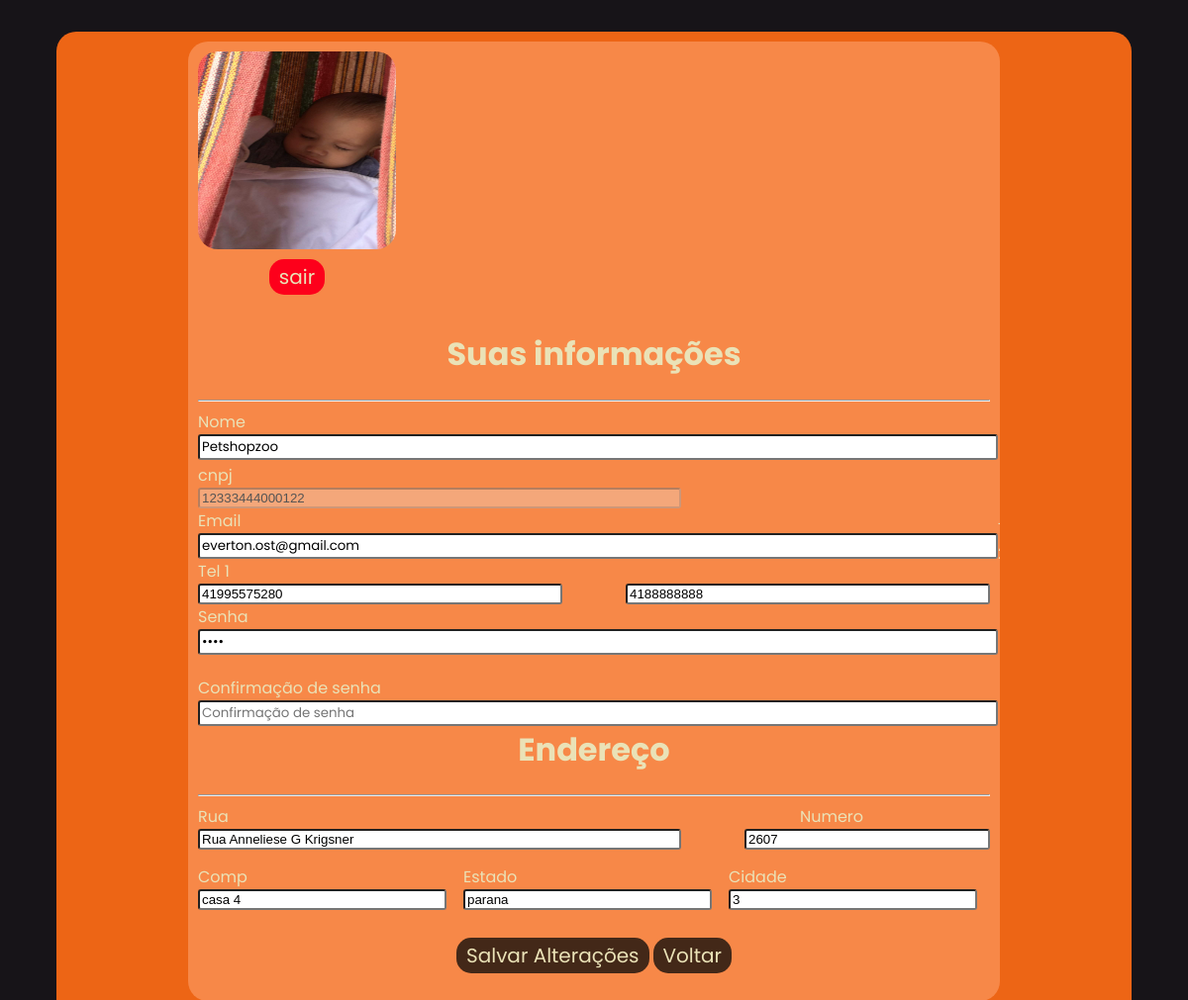
Page /petshop/detalhesperfil_petshop.php (signed in) on the committed database.
### tables this page shows
CREATE TABLE `petshops` (
  `id_petshop` int(11) NOT NULL,
  `nome_petshop` varchar(220) NOT NULL,
  `foto_petshop` varchar(220) NOT NULL,
  `cnpj_petshop` varchar(220) NOT NULL,
  `email_petshop` varchar(220) DEFAULT NULL,
  `telefone1_petshop` varchar(220) NOT NULL,
  `telefone2_petshop` varchar(220) DEFAULT NULL,
  `senha_petshop` varchar(220) NOT NULL,
  `confirm_senha_petshop` varchar(220) NOT NULL,
  `rua_petshop` varchar(220) NOT NULL,
  `numero_petshop` varchar(220) NOT NULL,
  `complemento_petshop` varchar(220) DEFAULT NULL,
  `estado_petshop` varchar(220) NOT NULL,
  `cidade_petshop` varchar(220) NOT NULL,
  `status_petshop` int(1) NOT NULL
);

### petshop/detalhesperfil_petshop.php (the view, shortened to what this page needs)
<?php
$usuario_id = $_SESSION['usuario_id'];
include("../conexao.php");
$usuarioId = $_SESSION['usuario_id'];
$queryFoto = $conn->prepare("SELECT foto_petshop FROM petshops WHERE id_petshop = :usuario_id");
$queryFoto->bindParam(":usuario_id", $usuarioId);
$queryFoto->execute();
$fotoUsuario = "";
if ($queryFoto->rowCount() > 0) {
    $rowFoto = $queryFoto->fetch(PDO::FETCH_ASSOC);
    $fotoUsuario = $rowFoto['foto_petshop'];
}
$sql = "SELECT * FROM petshops WHERE id_petshop = :usuario_id";
$stmt = $conn->prepare($sql);
$stmt->bindParam(':usuario_id', $usuario_id);
$stmt->execute();
if ($stmt->rowCount() > 0) {
    $row = $stmt->fetch(PDO::FETCH_ASSOC);
    $nome = $row['nome_petshop'];
    $cnpj = $row['cnpj_petshop'];
    $email = $row['email_petshop'];
    $tel1 = $row['telefone1_petshop'];
    $tel2 = $row['telefone2_petshop'];
    $rua = $row['rua_petshop'];
    $numero = $row['numero_petshop'];
    $comp = $row['complemento_petshop'];
    $estado = $row['estado_petshop'];
    $cidade = $row['cidade_petshop'];
    $senha = $row['senha_petshop'];
} else {
    echo "Nenhum resultado encontrado";
}
?>
<!DOCTYPE html>
<html lang="en">
<head>
    <link rel="stylesheet" href="../estilos/detalhesperfil.css">
</head>
<body>
    <div class="fundo">
        <div class="perfil">
         <div class="ajustarfotonaesquerda">
            <img src="<?php echo $fotoUsuario; ?>" alt="foto de perfil" class="fotodeperfil">
            <form action="indexpetshop.php" method="get">
                        <div class="ajustebotoes">
                    <a href="logout.php">
                    <button class="sair" type="submit">sair</button></a>
                        </div>
                </form>
            </div>
            <div class="formulario">
                    <h1>Suas informações</h1>
                <hr>
                <form action="" method="post">
                <label class="inputnome" for=""><text>Nome </text></label><br>
                <input class="inputnome" type="text" name="novo_nome" value="<?php echo $nome; ?>"><br><br>
                <label class="input" for=""><text>cnpj </text></label>
                <input class="input" type="text" value="<?php echo $cnpj; ?>" disabled>
                <label class="inputnome" for=""><text>Email </text></label><br>
                <input class="inputnome" type="text" name="novo_email" value="<?php echo $email; ?>"><br><br>
                <label class="input" for=""><text>Tel 1 </text></label>
                <input class="telefone1" type="text" name="novo_tel1" value="<?php echo $tel1; ?>">
                <label for=""><text>Tel 2 </text></label>
                <input class="telefone2" type="text" name="novo_tel2" value="<?php echo $tel2; ?>"><br><br>
                <label class="inputnome" for=""><text>Senha </text></label><br>
                <input class="inputnome" type="password" name="novo_password" value="<?php echo $senha; ?>" ><br><br><br>
                <label class="inputnome" for=""><text>Confirmação de senha </text></label><br>
                <input class="inputnome" type="password" name="confirmacao_senha" placeholder="Confirmação de senha">
                    <h1>Endereço</h1>
                <hr>
                <label class="input" for=""><text>Rua </text></label>
                <input class="input" type="text" name = "novo_rua" value="<?php echo $rua; ?>" >
                <label for=""><text class="text1">Numero </text></label>
                <input class="inputcenter" type="text" name="novo_numero" value="<?php echo $numero; ?>"><br><br>
                <div class="alinhar">
                <div class="left">
                    <label for=""><text>Comp </text></label>
                    <input class="tamanho" type="text" name="novo_comp" value="<?php echo $comp; ?>">
                 </div>
                 <div class="center">
                    <label for=""><text>Estado </text></label>
                    <input class="tamanho" type="text" name="novo_estado" value="<?php echo $estado; ?>">
                </div>
                <div class="right">
                    <label for=""><text>Cidade </text></label>
                        <input class="tamanho" type="text" name="novo_cidade" value="<?php echo $cidade; ?>">
                </div>
            </div>
                <br>
                <button class="mais" type="submit">Salvar Alterações</button>
                <a href="indexpetshop.php">
                <button class="mais" type="button">Voltar</button></a><br><br>
            </form>
        </div>
    </div>
</body>
</html>

### estilos/detalhesperfil.css (style rules this page uses)
:root { --fundo: #171418; --meio: #ED6515; --sobrepor: #f78848; --botoes: #432818; --corfonte: #EAE2B7; --fonte: 'Poppins', sans-serif; --textosgerais: #F9F8F9; --botaosair: #fd001b; --botaosairhover: #8b0000; --hoverbotao: #EAE2B7; --hoverfonte: #171418; box-sizing: border-box; }
body { background-color: var(--fundo); display: flex; align-items: center; justify-content: center; }
.fundo { margin-top: 2%; max-width: 2000px; width: 90%; height: auto; overflow: hidden; background-color: var(--meio); border-radius: 20px; text-align: center; padding: 10px; min-height: 900px; }
.perfil { min-width: 800px; margin-left: auto; margin-right: auto; background-color: var(--sobrepor); margin-bottom: 3%; width: 55%; border-radius: 20px; height: auto; overflow: hidden; min-height: 300px; padding: 10px; position: relative; display: flex; flex-wrap: wrap; align-items: center; }
.ajustarfotonaesquerda { float: left; display: flex; align-items: center; justify-content: center; width: 200px; height: 100%; margin-bottom: 15px; flex-direction: column; }
.ajustebotoes { display: flex; flex-direction: row; justify-content: space-evenly; width: 100%; }
.fotodeperfil { width: 200px; max-width: 200px; height: 200px; float: left; border-radius: 20px; }
h1 { font-family: var(--fonte); color: var(--corfonte); }
.sair { margin-top: 10px; padding: 3px 10px; border-radius: 15px; background-color: var(--botaosair); color: var(--corfonte); font-family: var(--fonte); font-size: 15pt; border: none; }
.mais { margin-top: 10px; padding: 3px 10px; border-radius: 15px; background-color: var(--botoes); color: var(--corfonte); font-family: var(--fonte); font-size: 15pt; border: none; }
.formulario { width: 40%; margin-left: auto; margin-right: auto; }
text { font-family: var(--fonte); color: var(--corfonte); display: flex; text-align: start; }
.text1 { font-family: var(--fonte); color: var(--corfonte); display: flex; justify-content: center; }
input { border-radius: 3px; float: left; }
.input { border-radius: 3px; width: 60%; float: left; }
.inputcenter { width: 30%; float: right; border-radius: 3px; }
.inputnome { border-radius: 3px; font-family: var(--fonte); width: 100%; float: left; }
.telefone1 { border-radius: 3px; width: 45%; float: left; }
.telefone2 { width: 45%; float: right; border-radius: 3px; }
.center { width: 33%; float: left; display: flex; flex-direction: column; }
.left { width: 33%; float: left; display: flex; flex-direction: column; }
.right { width: 33%; display: flex; flex-direction: column; }
.alinhar { display: flex; flex-direction: row; justify-content: space-between; }
.tamanho { width: 92%; }
@media only screen and (max-width: 1200px) { .formulario { width: 100%; padding-left: 0; } }
@media only screen and (max-width: 1200px) { .fotodeperfil { order: -1; margin: auto; } }

### rows in the picture
petshops: foto_petshop (picture), novo_nome "Petshopzoo", cnpj_petshop "12333444000122", novo_email "everton.ost@gmail.com", novo_tel1 "41995575280", novo_tel2 "4188888888", novo_rua "Rua Anneliese G Krigsner", novo_numero "2607", novo_comp "casa 4", novo_estado "parana", novo_cidade "3"
